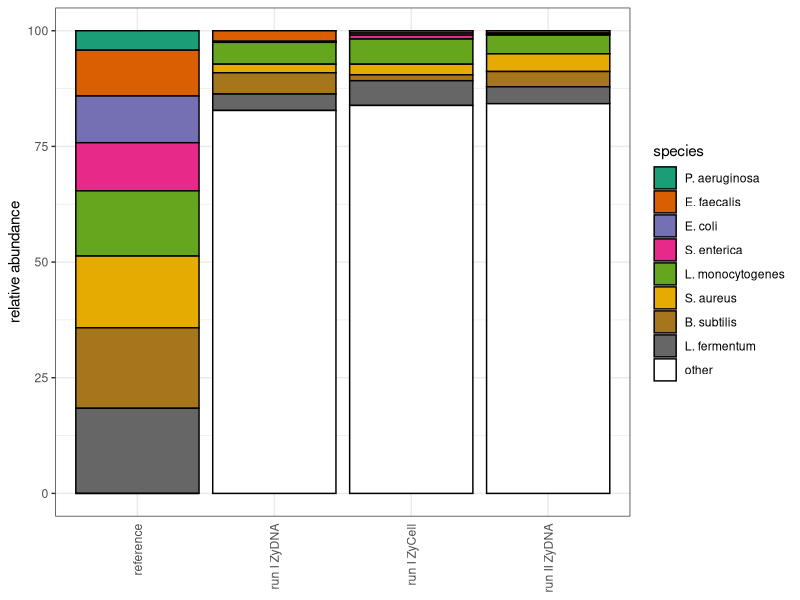
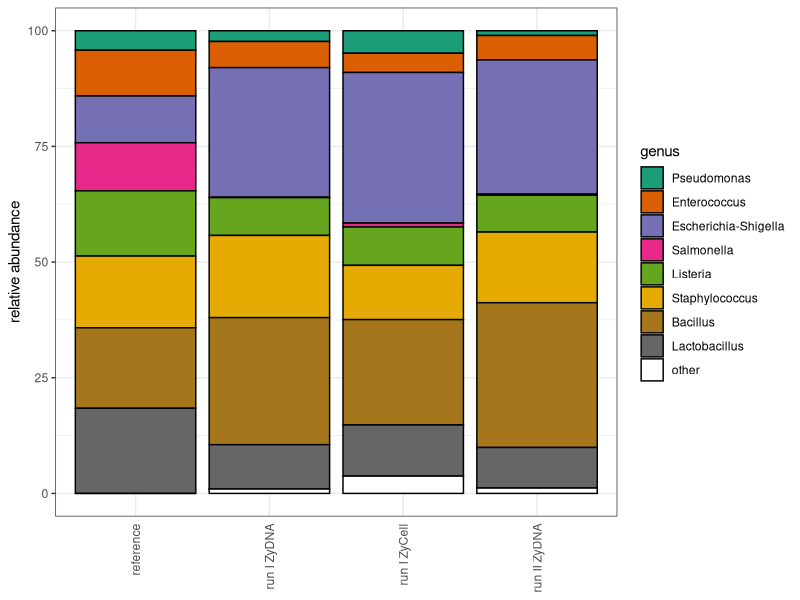
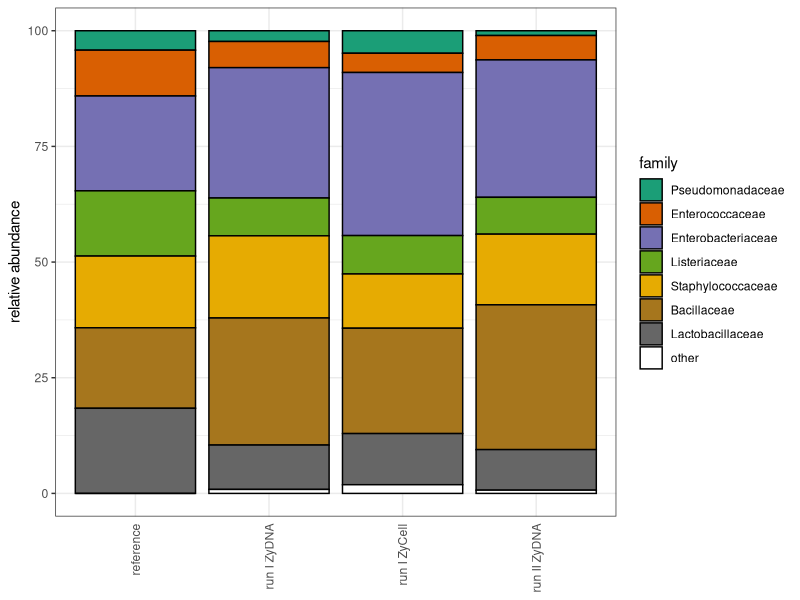
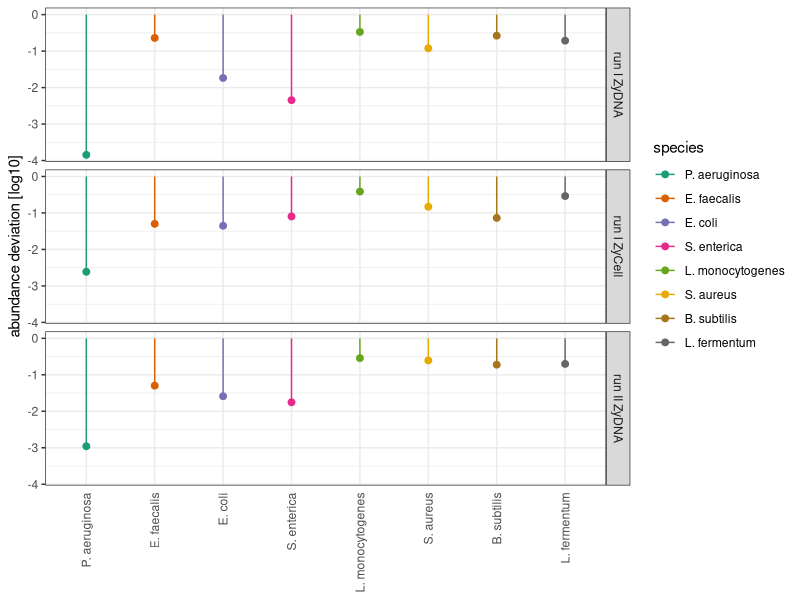
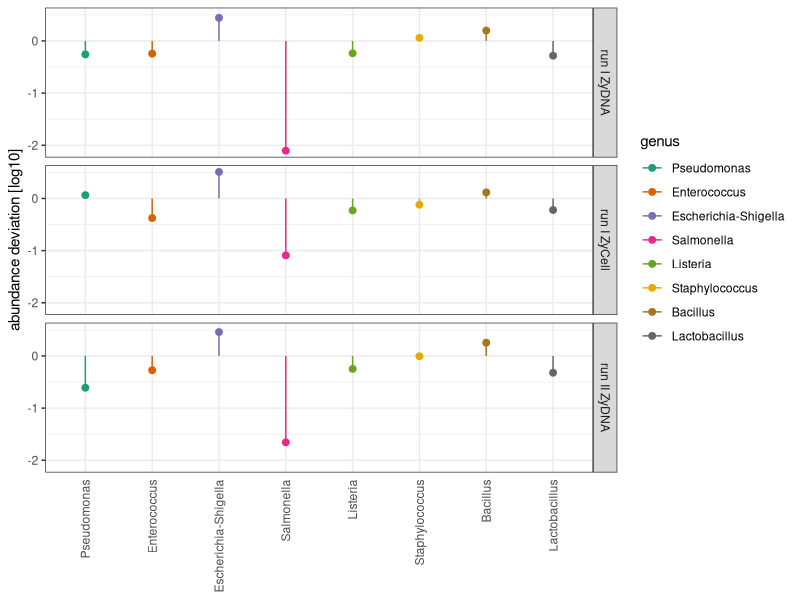
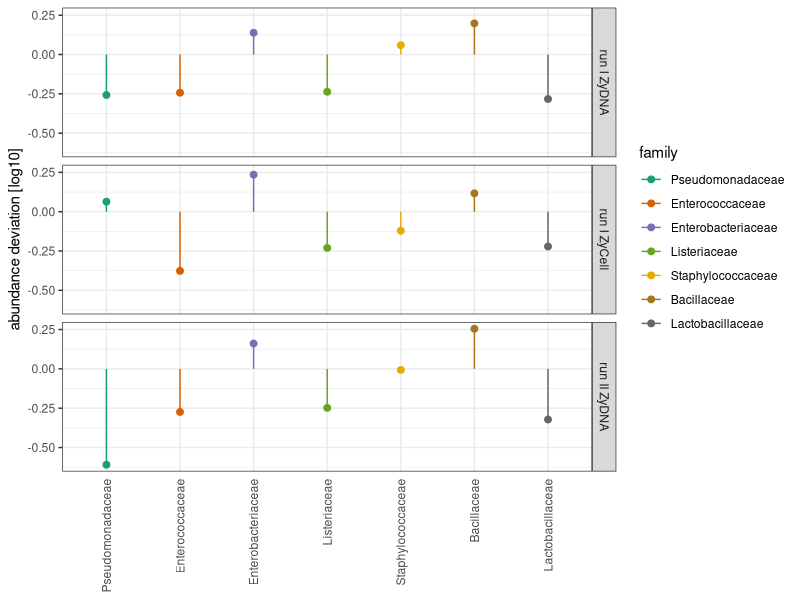

Write the R code that produced these figures, in order.
library(ggplot2)
library(reshape2)
library(RColorBrewer)

ref_demux_filt_counts <- c(44, 30, 673100, 1487303, 718362, 857069, 678881, 530264, 1341020, 988081, 724721, 625320, 66260, 283913, 723653, 191520, 192578, 157178, 138630, 61976, 78003, 158098, 230634, 932741)

# ## k-mer
# I_03 <- list(
#  total = 672290,
#  species = c(
#   301,
#   22360,
#   5492,
#   7130,
#   60664,
#   17432,
#   28396,
#   32086
#  ), genus = c(
#   16109,
#   47702,
#   168067,
#   7643,
#   72065,
#   122035,
#   156321,
#   69740
#  ), family = c(
#   16109,
#   47726,
#   183846,
#   72092,
#   122035,
#   156486,
#   69782
#  ))
# 
# I_04 <- list(
#  total = 1486238,
#  species = c(
#   1633,
#   44367,
#   15819,
#   21774,
#   107532,
#   25471,
#   50939,
#   78158
#  ), genus = c(
#   75121,
#   95955,
#   487478,
#   23492,
#   128593,
#   176800,
#   294170,
#   169474
#  ), family = c(
#   75121,
#   96007,
#   536884,
#   128626,
#   176805,
#   294500,
#   169571
#  ))
# 
# II_03 <- list(
#  total = 722657,
#  species = c(
#   383,
#   13072,
#   6970,
#   6582,
#   48061,
#   16771,
#   36617,
#   29889
#  ), genus = c(
#   13440,
#   28813,
#   201484,
#   7230,
#   59176,
#   105967,
#   214896,
#   77802
#  ), family = c(
#   13440,
#   28843,
#   218014,
#   59188,
#   105967,
#   215088,
#   77897
#  ))

# ## align
# I_03 <- list(
#  total = 549714,
#  species = c(
#   7046,
#   45204,
#   22333,
#   70206,
#   67399,
#   98605,
#   70868,
#   49420
#  ), genus = c(
#   13583,
#   47770,
#   80541,
#   72992,
#   67632,
#   100850,
#   113316,
#   52924
#  ), family = c(
#   13583,
#   47770,
#   153615,
#   67632,
#   100850,
#   113316,
#   52924
#  ))
# 
# I_04 <- list(
#  total = 1211528,
#  species = c(
#   31510,
#   91487,
#   63952,
#   209469,
#   122552,
#   141916,
#   125620,
#   119005
#  ), genus = c(
#   63536,
#   98681,
#   226654,
#   218195,
#   123158,
#   147450,
#   205347,
#   127607
#  ), family = c(
#   63536,
#   98681,
#   445214,
#   123158,
#   147450,
#   205347,
#   127607
#  ))
# 
# II_03 <- list(
#  total = 466470,
#  species = c(
#   2080,
#   24197,
#   19040,
#   61553,
#   54152,
#   72445,
#   39185,
#   29603
#  ), genus = c(
#   9950,
#   37216,
#   86546,
#   64035,
#   55637,
#   89505,
#   84915,
#   33565
#  ), family = c(
#   9950,
#   37216,
#   152067,
#   55637,
#   89520,
#   84915,
#   33565
#  ))

## otu
I_03 <- list(
 total = 497891,
 species = c(
   3,
   11318,
   922,
   234,
   23509,
   9220,
   22897,
   17707
 ), genus = c(
   11558,
   28150,
   139484,
   407,
   40685,
   88439,
   136728,
   47760
 ), family = c(
   11558,
   28167,
   140263,
   40685,
   88439,
   136735,
   47760
 ))

I_04 <- list(
 total = 1042934,
 species = c(
   107,
   5195,
   4688,
   8703,
   56749,
   23903,
   13266,
   55774
 ), genus = c(
   50732,
   43378,
   339450,
   8769,
   86540,
   122300,
   237465,
   115294
 ), family = c(
   50732,
   43378,
   367622,
   86540,
   122300,
   237469,
   115294
 ))

II_03 <- list(
 total = 433436,
 species = c(
   20,
   2161,
   1132,
   795,
   17493,
   16593,
   14276,
   15857
 ), genus = c(
   4474,
   22841,
   125761,
   995,
   34517,
   66196,
   135642,
   38000
 ), family = c(
   4474,
   22841,
   128735,
   34517,
   66196,
   135645,
   38006
 ))


reference <- rbind(
data.frame(
value = c(4.2,9.9,10.1,10.4,14.1,15.5,17.4,18.4,0),
L1 = "species"),
data.frame(
value = c(4.2,9.9,10.1,10.4,14.1,15.5,17.4,18.4,0),
L1 = "genus"),
data.frame(
value = c(4.2,9.9,20.5,14.1,15.5,17.4,18.4,0),
L1 = "family")
)
reference$type <- "reference"
reference$names <- factor(c(
 "P. aeruginosa",
 "E. faecalis",
 "E. coli",
 "S. enterica",
 "L. monocytogenes",
 "S. aureus",
 "B. subtilis",
 "L. fermentum",
 "other",
 
 "Pseudomonas",
 "Enterococcus",
 "Escherichia-Shigella",
 "Salmonella",
 "Listeria",
 "Staphylococcus",
 "Bacillus",
 "Lactobacillus",
 "other",
 
 "Pseudomonadaceae",
 "Enterococcaceae",
 "Enterobacteriaceae",
 "Listeriaceae",
 "Staphylococcaceae",
 "Bacillaceae",
 "Lactobacillaceae",
 "other"
), levels = c("P. aeruginosa","E. faecalis","E. coli","S. enterica","L. monocytogenes","S. aureus","B. subtilis","L. fermentum","Pseudomonas","Enterococcus","Escherichia-Shigella","Salmonella","Listeria","Staphylococcus","Bacillus","Lactobacillus","Pseudomonadaceae","Enterococcaceae","Enterobacteriaceae","Listeriaceae","Staphylococcaceae","Bacillaceae","Lactobacillaceae","other"
))
reference$relative <- 1

I_03[["species"]] <- (I_03[["species"]] / I_03[["total"]]) * 100
I_03[["species"]] <- c( I_03[["species"]], 100 - sum(I_03[["species"]]) )
I_03[["genus"]] <- (I_03[["genus"]] / I_03[["total"]]) * 100
I_03[["genus"]] <- c( I_03[["genus"]], 100 - sum(I_03[["genus"]]) )
I_03[["family"]] <- (I_03[["family"]] / I_03[["total"]]) * 100
I_03[["family"]] <- c( I_03[["family"]], 100 - sum(I_03[["family"]]) )
I_03 <- melt(I_03[2:4])
I_03$names <- reference$names
I_03$type = "run I ZyDNA"
I_03$relative <- I_03$value / reference$value


I_04[["species"]] <- (I_04[["species"]] / I_04[["total"]]) * 100
I_04[["species"]] <- c( I_04[["species"]], 100 - sum(I_04[["species"]]) )
I_04[["genus"]] <- (I_04[["genus"]] / I_04[["total"]]) * 100
I_04[["genus"]] <- c( I_04[["genus"]], 100 - sum(I_04[["genus"]]) )
I_04[["family"]] <- (I_04[["family"]] / I_04[["total"]]) * 100
I_04[["family"]] <- c( I_04[["family"]], 100 - sum(I_04[["family"]]) )
I_04 <- melt(I_04[2:4])
I_04$names <- reference$names
I_04$type = "run I ZyCell"
I_04$relative <- I_04$value / reference$value

II_03[["species"]] <- (II_03[["species"]] / II_03[["total"]]) * 100
II_03[["species"]] <- c( II_03[["species"]], 100 - sum(II_03[["species"]]) )
II_03[["genus"]] <- (II_03[["genus"]] / II_03[["total"]]) * 100
II_03[["genus"]] <- c( II_03[["genus"]], 100 - sum(II_03[["genus"]]) )
II_03[["family"]] <- (II_03[["family"]] / II_03[["total"]]) * 100
II_03[["family"]] <- c( II_03[["family"]], 100 - sum(II_03[["family"]]) )
II_03 <- melt(II_03[2:4])
II_03$names <- reference$names
II_03$type = "run II ZyDNA"
II_03$relative <- II_03$value / reference$value

df_all <- rbind(reference,I_03,I_04,II_03)
df_all$type <- factor(df_all$type, levels = c("reference","run I ZyDNA","run I ZyCell","run II ZyDNA"))

df_all

p_S <- ggplot(df_all[df_all$L1=="species",]) + theme_bw() + 
 geom_bar( aes( x = type, y = value, fill = names ), stat = "identity", color = "black" ) + 
 scale_fill_manual( values = c( brewer.pal(8, "Dark2"), "white" ) ) + 
 theme(axis.title.x=element_blank(), axis.ticks.x=element_blank(), axis.text.x = element_text(angle = 90, hjust = 1, vjust = 0.5)) + 
 ylab("relative abundance") + labs(fill="species")

ggsave(filename = "species.png", plot = p_S, width = 10, height = 9, units = "cm")

p_G <- ggplot(df_all[df_all$L1=="genus",]) + theme_bw() + 
 geom_bar( aes( x = type, y = value, fill = names ), stat = "identity", color = "black" ) + 
 scale_fill_manual( values = c( brewer.pal(8, "Dark2"), "white" ) ) + 
 theme(axis.title.x=element_blank(), axis.ticks.x=element_blank(), axis.text.x = element_text(angle = 90, hjust = 1, vjust = 0.5)) + 
 ylab("relative abundance") + labs(fill="genus")

ggsave(filename = "genus.png", plot = p_G, width = 10, height = 9, units = "cm")

p_F <- ggplot(df_all[df_all$L1=="family",]) + theme_bw() + 
 geom_bar( aes( x = type, y = value, fill = names ), stat = "identity", color = "black" ) + 
 scale_fill_manual( values = c( brewer.pal(8, "Dark2")[c(1:3,5:8)], "white" ) ) + 
 theme(axis.title.x=element_blank(), axis.ticks.x=element_blank(), axis.text.x = element_text(angle = 90, hjust = 1, vjust = 0.5)) + 
 ylab("relative abundance") + labs(fill="family")

ggsave(filename = "family.png", plot = p_F, width = 10, height = 9, units = "cm")


df_all$relative <- log10(df_all$relative)

p_S <- ggplot(df_all[df_all$L1=="species" & df_all$names!="other" & df_all$type!="reference" ,]) + theme_bw() +
 geom_point( aes( y = relative, x = names, color = names), size = 2 ) + 
 geom_segment( aes( y = relative, yend = 0, x = names, xend = names, color = names) ) + 
 scale_color_manual( values = brewer.pal(8, "Dark2") ) + 
 geom_text(aes(y=0,x="P. aeruginosa",label="")) +
 theme(axis.title.x=element_blank(), axis.ticks.x=element_blank(), axis.text.x = element_text(angle = 90, hjust = 1, vjust = 0.5)) + 
 ylab("abundance deviation [log10]") + labs(color="species") +
 facet_grid( type ~ . )

ggsave(filename = "species_dev.png", plot = p_S, width = 10, height = 9, units = "cm")

p_G <- ggplot(df_all[df_all$L1=="genus" & df_all$names!="other" & df_all$type!="reference" ,]) + theme_bw() +
 geom_point( aes( y = relative, x = names, color = names), size = 2 ) + 
 geom_segment( aes( y = relative, yend = 0, x = names, xend = names, color = names) ) + 
 scale_color_manual( values = brewer.pal(8, "Dark2") ) + 
 geom_text(aes(y=0,x="Pseudomonas",label="")) +
 theme(axis.title.x=element_blank(), axis.ticks.x=element_blank(), axis.text.x = element_text(angle = 90, hjust = 1, vjust = 0.5)) + 
 ylab("abundance deviation [log10]") + labs(color="genus") +
 facet_grid( type ~ . )

ggsave(filename = "genus_dev.png", plot = p_G, width = 10, height = 9, units = "cm")

p_F <- ggplot(df_all[df_all$L1=="family" & df_all$names!="other" & df_all$type!="reference" ,]) + theme_bw() +
 geom_point( aes( y = relative, x = names, color = names), size = 2 ) + 
 geom_segment( aes( y = relative, yend = 0, x = names, xend = names, color = names) ) + 
 scale_color_manual( values = brewer.pal(8, "Dark2")[c(1:3,5:8)] ) + 
 geom_text(aes(y=0,x="Pseudomonadaceae",label="")) +
 theme(axis.title.x=element_blank(), axis.ticks.x=element_blank(), axis.text.x = element_text(angle = 90, hjust = 1, vjust = 0.5)) + 
 ylab("abundance deviation [log10]") + labs(color="family") +
 facet_grid( type ~ . )

ggsave(filename = "family_dev.png", plot = p_F, width = 10, height = 9, units = "cm")
